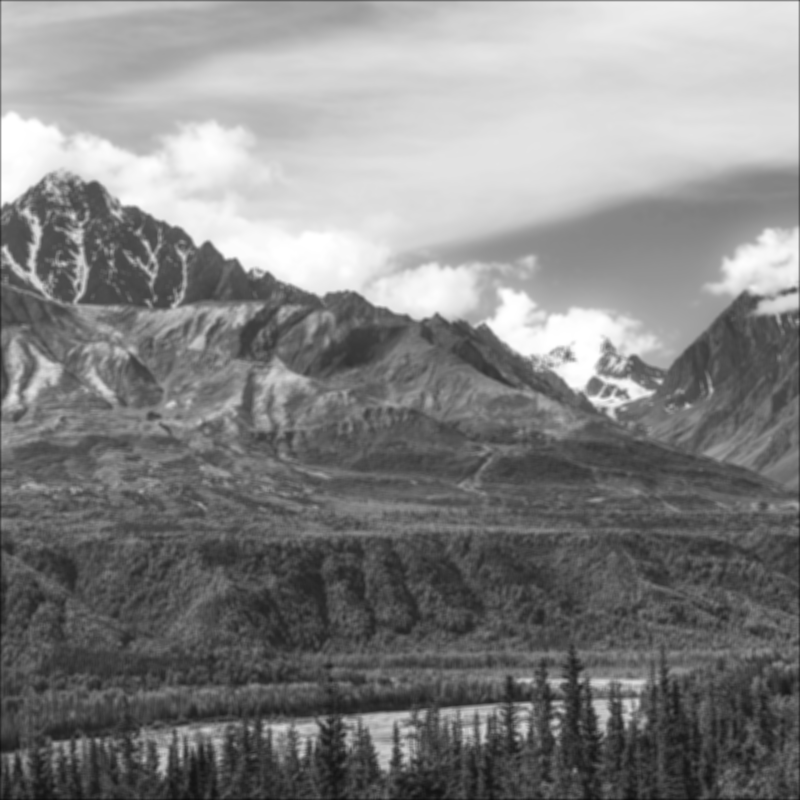
#> input picture ImagenesFiltrosAplicados/CPU/cpu_media21_4000.png, 4000 x 4000 px (shown at 1/5 size)
$ python crear_prueba.py ../../ImagenesFiltrosAplicados/CPU/cpu_media21_4000.png ../../ImagenesFiltrosAplicados/CPU/cpu_media21_4000.png
#> lines starting #> are read from the running program, lines starting #| are printed output that depends on the picture
"""Crea una imagen de prueba de 1003x997 a partir de img_2000.pgm.

1003 y 997 no son múltiplos de 128, 256 ni 512, así que el último bloque
tiene hilos sobrantes: sirve para comprobar el control de límites.

Uso: python3 crear_prueba.py img/img_2000.pgm img/prueba_1003x997.pgm
"""
import sys
from PIL import Image

if len(sys.argv) != 3:
    sys.exit("Uso: python3 crear_prueba.py <entrada.pgm> <salida.pgm>")
Image.open(sys.argv[1]).convert("L").crop((0, 0, 1003, 997)).save(sys.argv[2])
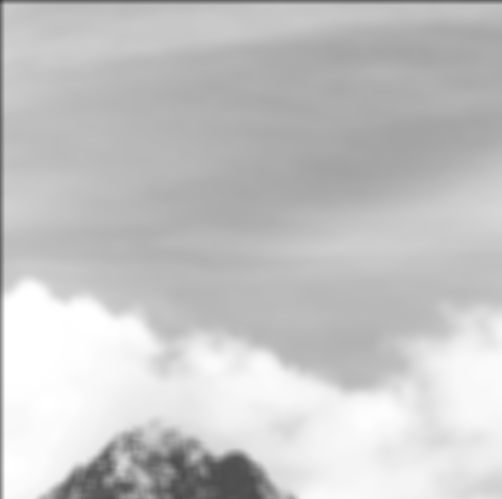
#> saved as cpu_media21_4000.png: PIL image 1003x997 L (shown at 1/2 size); min 55, max 255, mean 196.8
print("Guardada", sys.argv[2], "(1003x997)")
